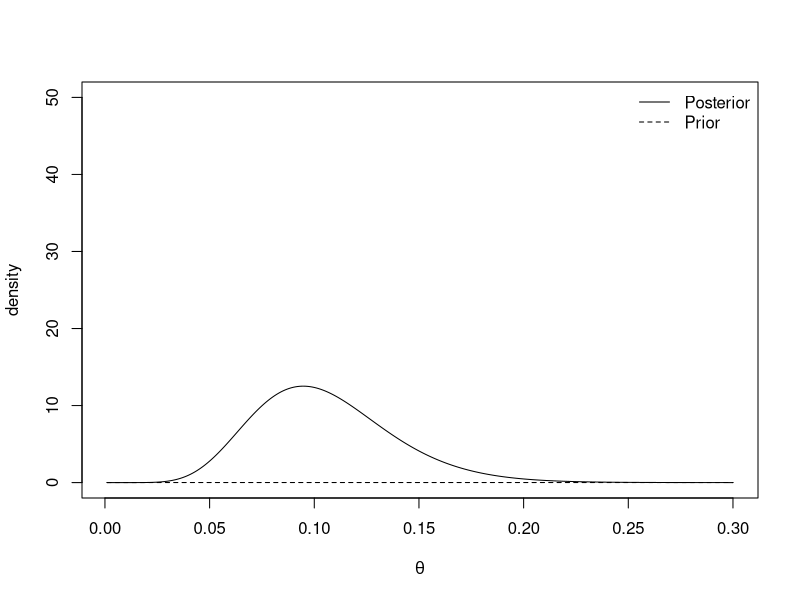
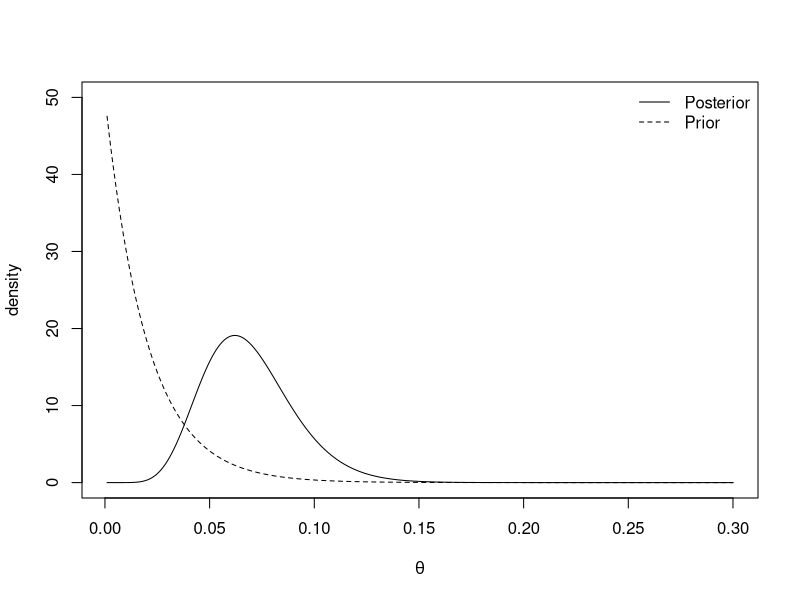
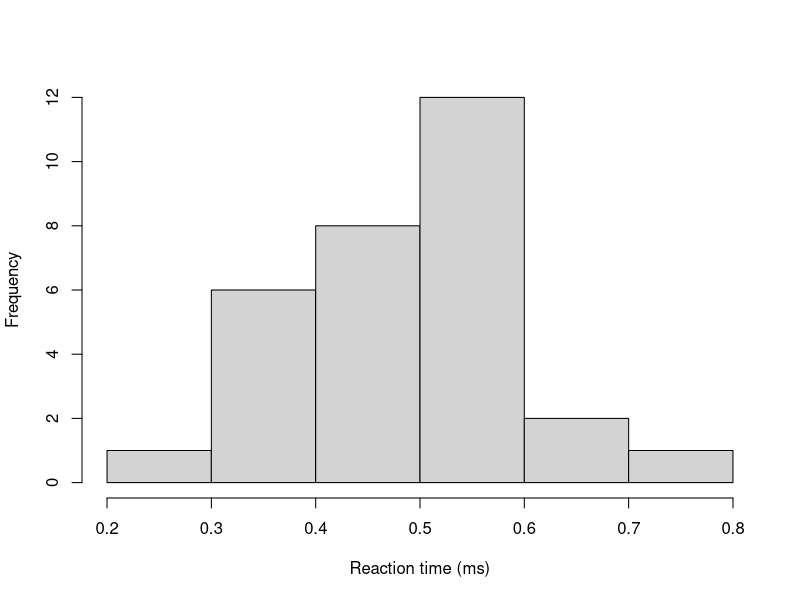
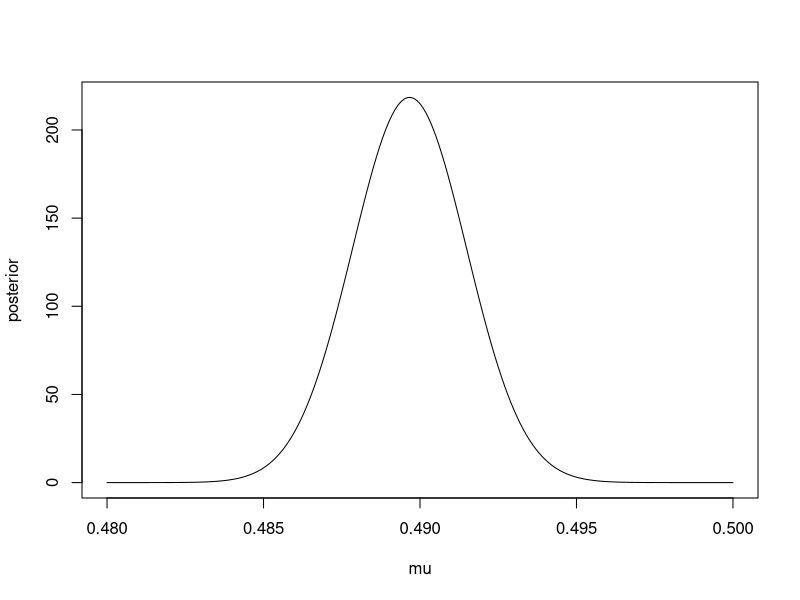
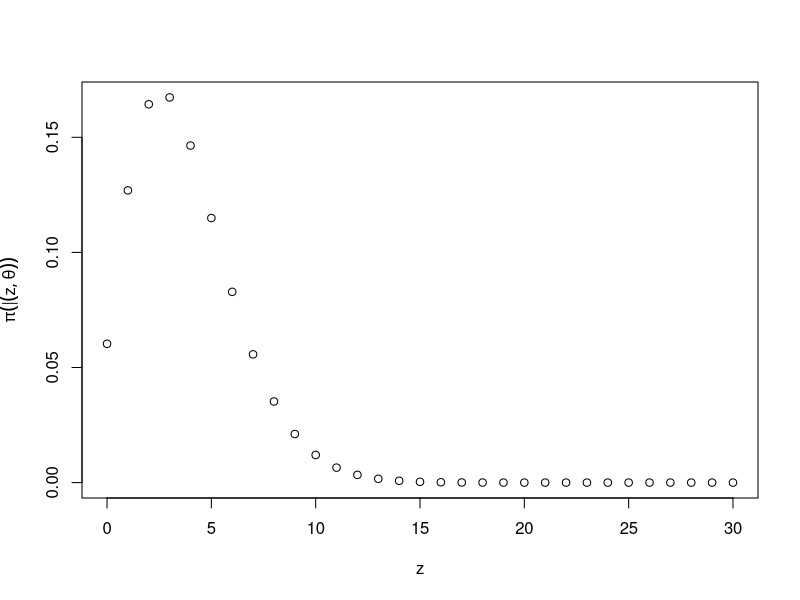

Write the R code that produced these figures, in order.
## ---- chunk 1
cred.int.95 <- qbeta(c(0.025, 0.975), 4, 198)
round(cred.int.95, 3)
## ---- chunk 2
plot.distributions <- function(chi){
  #evaluate at selected values of theta
  theta <- seq(0.001, 0.3, 0.001) 
  
  #evaluate prior density
  prior <- dexp(theta, rate = chi)
  
  #evaluate posterior density
  posterior <- dgamma(theta, shape = 10, rate = 95 + chi)
  
  
  #plot
  plot(theta, posterior, type= 'l', 
       ylim = c(0, 50), xlab = expression(theta), ylab = "density")
  lines(theta, prior, lty = 2)
  legend('topright', lty = c(1, 2), legend = c("Posterior", "Prior"),  
         bty = "n")
}

plot.distributions(0.01)
plot.distributions(50)
## ---- chunk 3
round(qgamma(c(0.025, 0.975), 10, 95.01), 3)
## ---- chunk 4
y <- c(0.34, 0.47, 0.58, 0.27, 0.74, 0.44, 0.46, 0.65, 0.36, 0.55, 0.58, 0.55, 0.53, 0.56, 0.54, 0.61, 0.43, 0.52, 0.45, 0.49, 0.32, 0.33, 0.47, 0.58, 0.34, 0.60, 0.59, 0.43, 0.57, 0.34)
hist(y, main = "", xlab = "Reaction time (ms)")
mean(y)
## ---- chunk 5
#data
N <- 30

#prior
sigma0 <- 1000
mu0     <- 0

#posterior
sigma1.sq <- (1/(sigma0^2)  + N/(0.01^2))^-1
mu1       <- sigma1.sq*(sum(y)/(0.01^2) + mu0/(sigma0^2))

c(mu1, sigma1.sq) #output mean and variance

#Create plot
mu <- seq(0.48, 0.5, 0.0001) 
posterior <- dnorm(mu, mean = mu1, sd = sqrt(sigma1.sq))
plot(mu, posterior, type ='l')

## ---- chunk 6
qnorm(c(0.025, 0.975), mu1, sqrt(sigma1.sq))
## ---- chunk 7
beta.binom.posterior.predictive.distribution <- function(z){
  
  
  numerator <- gamma(32)*gamma(z + 4)*gamma(58-z)
  denominator <- gamma(4)*gamma(28)*gamma(62)
  
  output <- choose(30, z)*numerator/denominator
  return(output)
  
}
## ---- chunk 8
z <- 0:30
ppd <- beta.binom.posterior.predictive.distribution(z)
sum(ppd)
plot(z, ppd, xlab = "z", ylab = expression(pi(z | theta)))
## ---- chunk 9
z%*%ppd #expectation
cbind(z, cumsum(ppd)) #CDF
